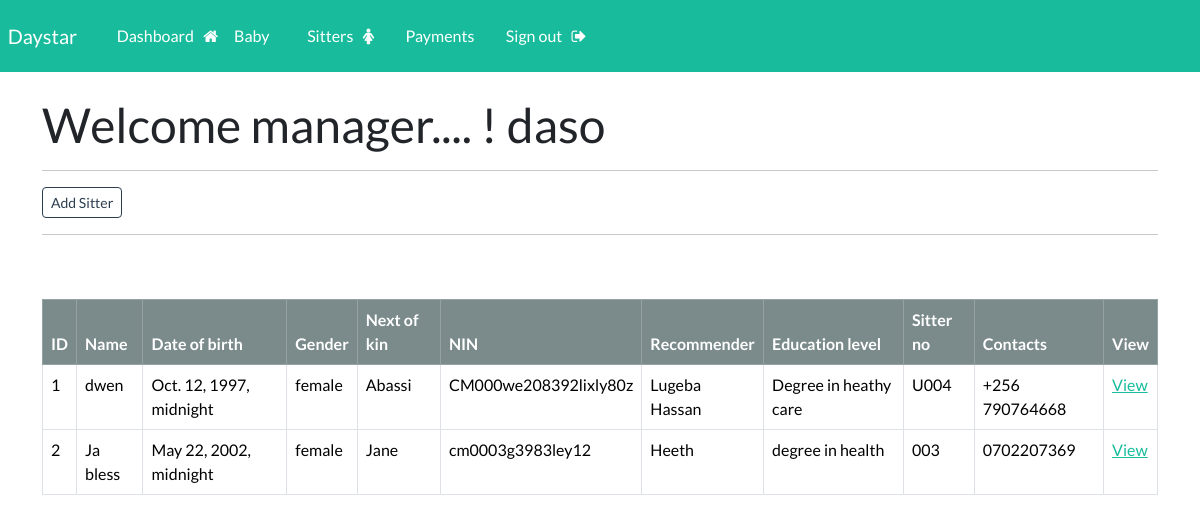
Page /sitter (signed in) on the committed database.
### webapp/models.py (models this page shows, shortened)
class  Sitter(models.Model):
    name = models.CharField(max_length=100)
    dob = models.DateTimeField()
    gender = models.CharField(max_length=150)
    next_of_kin = models.CharField(max_length=100)
    NIN = models.CharField(max_length=150)
    recommender_name = models.CharField(max_length=150)
    level_of_education = models.CharField(max_length=150)
    sitter_number = models.CharField(max_length=150)
    contacts = models.CharField(max_length=150)

### webapp/views.py (the view)
# urls.py: path('sitter', views.sitter, name ='sitter'),
@login_required(login_url='my_login')
def sitter(request):
    my_sitterlist = Sitter.objects.all()
    context = {'sitters': my_sitterlist}
    return render(request, 'webapp/sitter.html', context=context)

### webapp/templates/webapp/sitter.html
{% extends "webapp/base.html" %}
{% block content %}
<h1>Welcome manager.... ! {{user}}</h1>
<hr>
<a class="btn btn-outline-primary btn-sm" href="{% url 'sitter_reg' %}">
    Add Sitter
</a>
<hr>
<table class="table table-bordered table-hover">
   <thead class="table-dark">
      <tr>
           <th scope="col">ID</th>
           <th scope="col">Name</th>
           <th scope="col">Date of birth</th>
           <th scope="col">Gender</th>
           <th scope="col">Next of kin </th>
           <th scope="col">NIN</th>
           <th scope="col">Recommender</th>
           <th scope="col">Education level</th>
           <th scope="col">Sitter no</th>
           <th scope="col">Contacts</th>
           <th scope="col">View</th>
      </tr>
   </thead>
{% if sitters %}
 {% for sitter in sitters %}
      <tr>
           <td>{{sitter.id}}</td>
         <td>{{sitter.name}} </td>
         <td>{{sitter.dob}}</td>
         <td>{{sitter.gender}}</td>
         <td>{{sitter.next_of_kin}}</td>
         <td>{{sitter.NIN}}</td>
         <td>{{sitter.recommender_name}}</td>
         <td>{{sitter.level_of_education}}</td>
         <td>{{sitter.sitter_number}}</td>
         <td>{{sitter.contacts}}</td>
         <td> <a href="{% url 'sitter_view' sitter.id %}">View </a> </td>
      </tr>
  {% endfor %}
{% endif %}
{% endblock  %}

### rows in the picture
Sitter: id "1", name "dwen", dob "Oct. 12, 1997, midnight", gender "female", next_of_kin "Abassi", NIN "CM000we208392lixly80z", recommender_name "Lugeba Hassan", level_of_education "Degree in heathy care", sitter_number "U004", contacts "+256 790764668"
Sitter: id "2", name "Ja bless", dob "May 22, 2002, midnight", gender "female", next_of_kin "Jane", NIN "cm0003g3983ley12", recommender_name "Heeth", level_of_education "degree in health", sitter_number "003", contacts "0702207369"

### other values in the picture
{{ user }} "daso"
